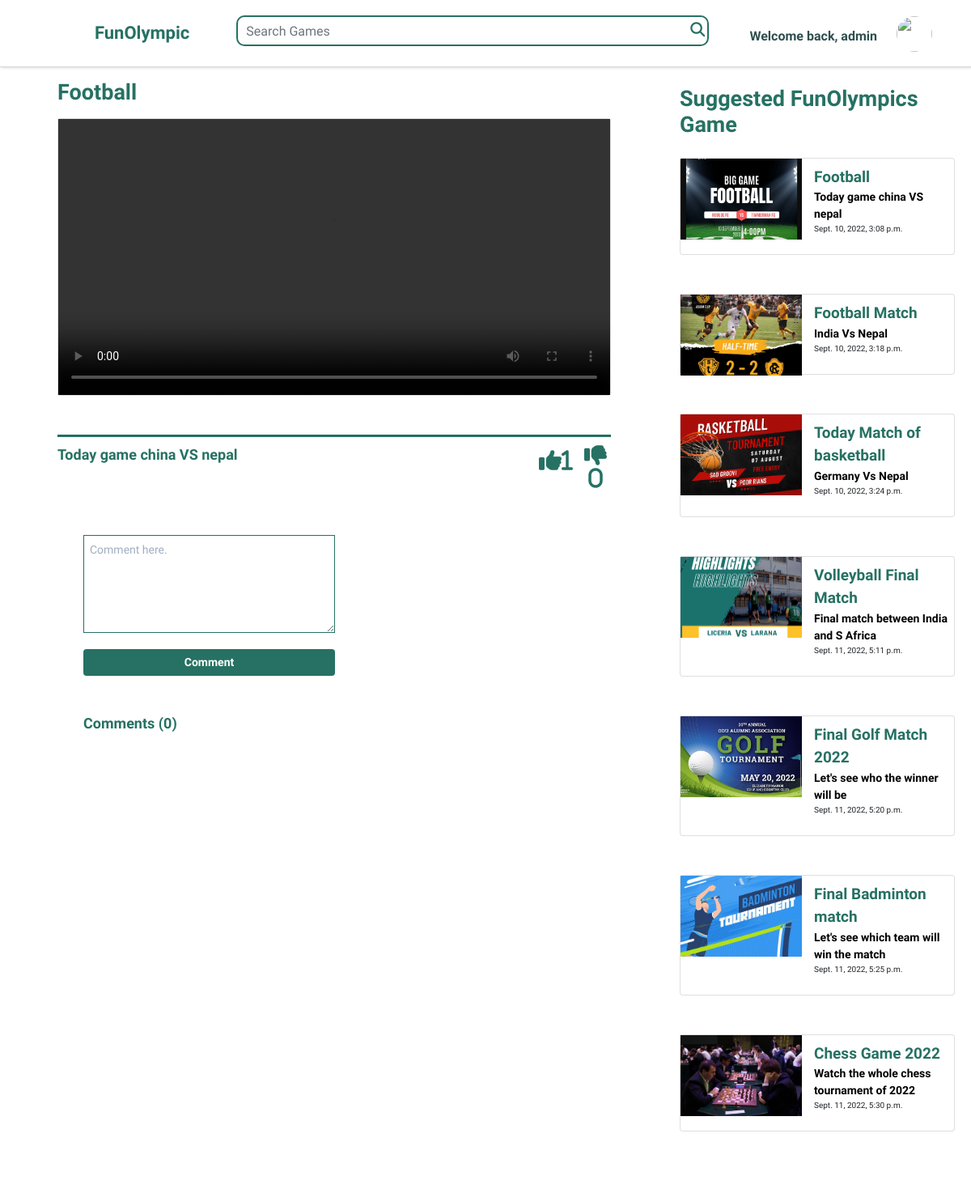
The page /description/1 (signed in) on the database its author committed.
### accounts/models.py (models this page shows, shortened)
class Game(models.Model):
    id = models.AutoField(primary_key=True)
    title = models.CharField(max_length= 200, default='', null=True, blank=True)
    desc = models.CharField(max_length=10000, default='', null=True, blank=True)
    gametype = models.ForeignKey(Gametype, on_delete=models.CASCADE, default=1, null=True)
    image = models.ImageField(upload_to='images_uploaded',null=True)
    video = models.FileField(upload_to='videos_uploaded',null=True,validators=[FileExtensionValidator(allowed_extensions=['MOV','avi','mp4','webm','mkv'])])
    date_uploaded = models.DateTimeField(default=timezone.now)
    likes = models.ManyToManyField(User, blank=True, related_name='likes')
    dislikes = models.ManyToManyField(User, blank=True, related_name='dislikes')
    @staticmethod
    def get_all_games():
        return Game.objects.all()

### accounts/views.py (the view, shortened to what this page needs)
# urls.py: path('description/<int:pid>', Description.as_view(), name='desc'),
class Description(LoginRequiredMixin, View):
    login_url = '/login'
    redirect_field_name = 'login'
    def get(self, request, pid, *args, **kwargs):
        contents = get_object_or_404(Game, id=pid)
        conDesc = Game.get_all_games()
        conLike= contents.likes
        post_comments_count = Comment.objects.all().filter(post=pid).count()
        post_comments = Comment.objects.all().filter(post=pid)
        return render(request, 'description.html', {'content': contents, 'conDesc': conDesc, 'post_comments_count':post_comments_count, 'post_comments':post_comments, 'conLike': conLike})

### accounts/templates/description.html (shortened to what this page needs)
{% extends 'base.html' %}
{% load static %}
{% block content %}
<header role="banner" class="sticky-top">
    <div class="banner" style="    border-bottom: 1px solid rgb(0 0 0 / 15%);">
        <h1 style="font-size: 22px; color: #267163;" class="mr-3"> <a href="/home" style="text-decoration: none;">&nbsp;
                FunOlympic</a></h1>
        <form action="{% url 'search_games' %}" method="get">
            <div class="form-group text-center">
                <div id="custom-search-input">
                    <div class="input-group col-md-12">
                        <input type="text" name="q" class="search-query form-control" placeholder="Search Games"
                            style="border:solid 2px #267163; padding: 0 350px 0 10px;" />
                        <span class="input-group-btn">
                            <button class="btn btn-danger" type="button">
                                <span class=" fa fa-search" style="color: #267163;"></span>
                            </button>
                        </span>
                    </div>
                </div>
            </div>
        </form>
        <ul class="utilities mr-5 font-weight-bold mt-2" style="display: flex; align-items: center;">
            <li class="users mr-4">Welcome back, {{request.user.username}}
            </li>
            <div class="dropdown dropdown-profile">
                <a type="button" id="dropdownMenuButton" data-toggle="dropdown" aria-haspopup="true"
                    aria-expanded="false">
                    <img class="avatar avatar-sm"
                        src="https://cdn.pixabay.com/photo/2015/10/05/22/37/blank-profile-picture-973460__340.png"
                        style="width: 44px; height: 44px; border-radius: 50%;">
                </a>
            </div>
        </ul>
    </div>
</header>
<section class="videodesc" style="margin-top: -60px;">
    <div class="row">
        <div class="col-lg-8 col-md-8 col-sm-8">
            <main role="main">
                <div class="desc" style="margin-left: 36px">
                    <div class="container" id={{content.id}}>
                        <h2 class="card-title shak" style="color: #267163;">{{content.title}}</h2>
                        <div class="row mt-3">
                            <div class="col-12">
                                <div class="descri">
                                    <div class="card mx-auto mb-5" id={{content.id}}>
                                        <video controls>
                                            <source src="{{content.video.url}}" type="video/mp4">
                                        </video>
                                    </div>
                                </div>
                            </div>
                        </div>
                        <hr class="line" style="color: black; width: 100%; height: 2px; background: #267163;">
                        <p class="card-text desc mt-2"><b
                                style="color: #267163; font-size: 18px; font-weight: bold;">{{content.desc}}</b></p>
                        <div class="d-flex flex-row like" style="margin-left: 87%; margin-top: -26px;">
                            <form method="POST" action="{% url 'like' content.pk %}">
                                <button
                                    style="background-color: transparent; border: none; box-shadow: none; font-size: 28px;"
                                    type="submit">
                                    <i class="fa fa-thumbs-up" style="color: #267163"><span>{{ content.likes.all.count }}</span></i>
                                </button>
                            </form>
                            <form method="POST" action="{% url 'dislike' content.pk %}">
                                <button
                                    style="background-color: transparent; border: none; box-shadow: none; font-size: 28px;"
                                    type="submit">
                                    <i class="fa fa-thumbs-down" style="color: #267163">
                                        <span>{{content.dislikes.all.count}}</span></i>
                                </button>
                            </form>
                        </div>
                    </div>
                </div>
                <div class="container">
                    <div class="commentss" style="margin-left: 68px">
                        <div class="row mt-5">
                            <div class="col-lg-6">
                                <form method="POST">
                                    <textarea type="text" name="comment" placeholder="Comment here." cols="40" rows="5"
                                        style="border: solid 1px #267163;"></textarea>
                                    <button class="btn btn-primary btn-block mb-5" type="submit"
                                        style="background-color: #267163; font-weight: bold; border: none;">Comment</button>
                                </form>
                                <h2 style="color: lightsalmon; font-weight: bold; font-size: 18px; color: #267163;">
                                    Comments ({{ post_comments_count }})</h2>
                            </div>
                        </div>
                    </div>
                </div>
            </main>
        </div>
        <div class="col-lg-4 col-md-4 col-sm-4">
            <main role="main" class="suggested">
                <h3 class="pt-2" style="font-size: 27px; font-weight: bold; color: #267163;">Suggested FunOlympics Game
                </h3> <br>
                <div class="xs">
                    {% for cont in conDesc %}
                    <div class="card h-100 mb-5" style="width:100%">
                        <a href="/description/{{cont.id}}" class="image-box">
                            <img src="{{cont.image.url}}" class="mr-3" alt="..."
                                style="width: 150px; height:100px; object-fit: cover;">
                        </a>
                        <div class="media-body" style="margin-top: -91px;">
                            <p class="mt-0"
                                style="margin-left: 165px; font-size: 19px; font-weight: bold; color: #267163;">
                                {{cont.title}}
                            </p>
                        </div>
                        <p class="mt-0" style="margin-left: 165px; font-size: 14px; font-weight: bold; color: black;">
                            {{cont.desc}}</p>
                        <p class="mt-0" style="margin-left: 165px; font-size: 10px;">{{cont.date_uploaded}}</p>
                        <br>
                    </div>
                    {% endfor %}
                </div>
            </main>
        </div>
    </div>
</section>
{% endblock %}

### static/css/style.css (style rules this page uses)
html, body { height: 100%; }
body { font-family: "Raleway", sans-serif; }
form { font-size: 14px; position: relative; }
.card-title { font-weight: 300; }
.btn { font-size: 14px; margin-top: 20px; }
.card-title { color: #267163; font-weight: 800; font-size: 27px; }
.image-box { overflow: hidden; position: relative; }
.desc { font-weight: 200; }
header[role="banner"] { background: white; box-shadow: 1px 1px 3px rgba(0, 0, 0, 0.15); }
header[role="banner"] h1 { margin: 0; font-weight: 300; padding: 1rem; display: flex; align-items: center; color: #08322e; font-weight: bold; padding-right: 20px; }
header[role="banner"] h1:before { background-image: url(https://upload.wikimedia.org/wikipedia/commons/thumb/5/5c/Olympic_rings_without_rims.svg/1200px-Olympic_rings_without_rims.svg.png); background-size: 90px 50px; display: inline-block; width: 90px; height: 50px; content: ""; background-repeat: no-repeat; }
header[role="banner"] .utilities { width: 100%; background: slategray; color: #ddd; }
header[role="banner"] .utilities li { border-bottom: solid 1px rgba(255, 255, 255, 0.2); }
a { text-decoration: none; color: inherit; }
h2, h3, h4 { font-weight: 300; margin: 0; }
h2 { color: #ff1a1a; }
b { color: lightsalmon; }
ul, li { list-style-type: none; margin: 0; padding: 0; }
form input, form textarea, form select { width: 100%; display: block; border: solid 1px #dde; padding: 0.5em; }
form input:after, form textarea:after, form select:after { content: ""; display: table; clear: both; }
@media screen and (min-width: 600px) { html, body { height: 100%; } }
@media screen and (min-width: 600px) { header[role="banner"] { position: fixed; top: 0; left: 0; width: 100%; z-index: 99; height: 75px; } }
@media screen and (min-width: 600px) { header[role="banner"] .utilities { background: transparent; color: darkslategray; width: auto; } }
@media screen and (min-width: 600px) { header[role="banner"] .utilities li { display: inline-block; } }
@media screen and (min-width: 600px) { main[role="main"] { margin: 158px 20px 40px 20px; } }
@media screen and (min-width: 600px) { main[role="main"]:after { content: ""; display: table; clear: both; } }
.dropdown-profile { display: inline; }
.banner { display: flex; justify-content: space-between; align-items: center; }
#custom-search-input { margin:0; margin-top: 10px; padding: 0; }
#custom-search-input .search-query { padding-right: 3px; padding-right: 4px \9; padding-left: 3px; padding-left: 4px \9; border-radius: 10px; margin-bottom: 0; }
#custom-search-input button { border: 0; background: none; padding: 2px 5px; margin-top: 2px; position: relative; left: -28px; margin-bottom: 0; -webkit-border-radius: 3px; -moz-border-radius: 3px; border-radius: 3px; color:black; font-size: 18px; }
.banner { background: white; box-shadow: 1px 1px 3px rgb(0 0 0 / 15%); }

### rows shown on the page
Game: title "Football", desc "Today game china VS nepal", likes.all.count "1", dislikes.all.count "0", image (picture), date_uploaded "Sept. 10, 2022, 3:08 p.m."
Game: image (picture), title "Football Match", desc "India Vs Nepal", date_uploaded "Sept. 10, 2022, 3:18 p.m."
Game: image (picture), title "Today Match of basketball", desc "Germany Vs Nepal", date_uploaded "Sept. 10, 2022, 3:24 p.m."
Game: image (picture), title "Volleyball Final Match", desc "Final match between India and S Africa", date_uploaded "Sept. 11, 2022, 5:11 p.m."
Game: image (picture), title "Final Golf Match 2022", desc "Let's see who the winner will be", date_uploaded "Sept. 11, 2022, 5:20 p.m."
Game: image (picture), title "Final Badminton match", desc "Let's see which team will win the match", date_uploaded "Sept. 11, 2022, 5:25 p.m."
Game: image (picture), title "Chess Game 2022", desc "Watch the whole chess tournament of 2022", date_uploaded "Sept. 11, 2022, 5:30 p.m."

### other values the page prints
{{ request.user.username }} "admin"
{{ post_comments_count }} "0"
